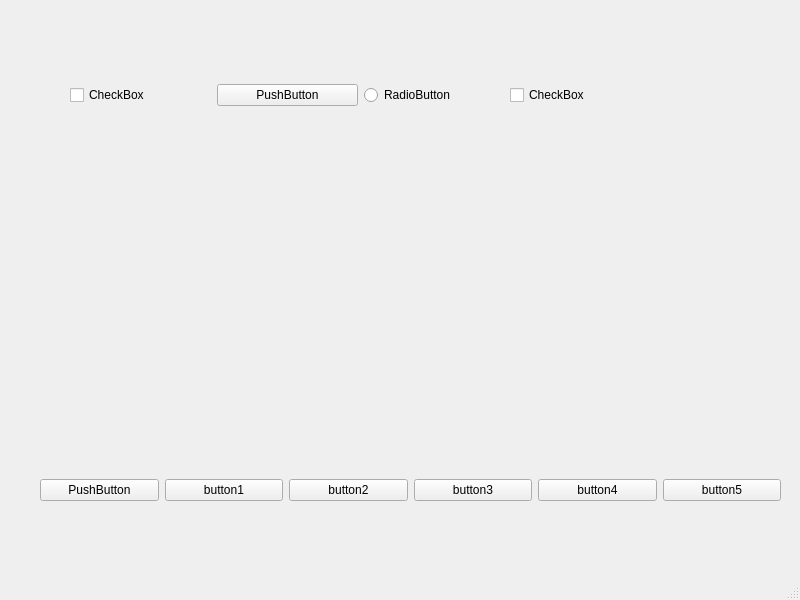
<?xml version="1.0" encoding="UTF-8"?>
<ui version="4.0">
 <class>MainWindow</class>
 <widget class="QMainWindow" name="MainWindow">
  <property name="geometry">
   <rect>
    <x>0</x>
    <y>0</y>
    <width>800</width>
    <height>600</height>
   </rect>
  </property>
  <property name="windowTitle">
   <string>MainWindow</string>
  </property>
  <widget class="QWidget" name="centralwidget">
   <widget class="QWidget" name="horizontalLayoutWidget">
    <property name="geometry">
     <rect>
      <x>70</x>
      <y>50</y>
      <width>581</width>
      <height>91</height>
     </rect>
    </property>
    <layout class="QHBoxLayout" name="horizontalLayout_2">
     <item>
      <widget class="QCheckBox" name="checkBox_2">
       <property name="text">
        <string>CheckBox</string>
       </property>
      </widget>
     </item>
     <item>
      <widget class="QPushButton" name="pushButton_6">
       <property name="text">
        <string>PushButton</string>
       </property>
      </widget>
     </item>
     <item>
      <widget class="QRadioButton" name="radioButton">
       <property name="text">
        <string>RadioButton</string>
       </property>
      </widget>
     </item>
     <item>
      <widget class="QCheckBox" name="checkBox">
       <property name="text">
        <string>CheckBox</string>
       </property>
      </widget>
     </item>
    </layout>
   </widget>
   <widget class="QWidget" name="">
    <property name="geometry">
     <rect>
      <x>40</x>
      <y>460</y>
      <width>741</width>
      <height>61</height>
     </rect>
    </property>
    <layout class="QHBoxLayout" name="horizontalLayout">
     <item>
      <widget class="QPushButton" name="pushButton_7">
       <property name="text">
        <string>PushButton</string>
       </property>
      </widget>
     </item>
     <item>
      <widget class="QPushButton" name="pushButton">
       <property name="text">
        <string>button1</string>
       </property>
      </widget>
     </item>
     <item>
      <widget class="QPushButton" name="pushButton_2">
       <property name="text">
        <string>button2</string>
       </property>
      </widget>
     </item>
     <item>
      <widget class="QPushButton" name="pushButton_3">
       <property name="text">
        <string>button3</string>
       </property>
      </widget>
     </item>
     <item>
      <widget class="QPushButton" name="pushButton_4">
       <property name="text">
        <string>button4</string>
       </property>
      </widget>
     </item>
     <item>
      <widget class="QPushButton" name="pushButton_5">
       <property name="text">
        <string>button5</string>
       </property>
      </widget>
     </item>
    </layout>
   </widget>
  </widget>
  <widget class="QMenuBar" name="menubar">
   <property name="geometry">
    <rect>
     <x>0</x>
     <y>0</y>
     <width>800</width>
     <height>26</height>
    </rect>
   </property>
  </widget>
  <widget class="QStatusBar" name="statusbar"/>
 </widget>
 <resources/>
 <connections/>
</ui>
